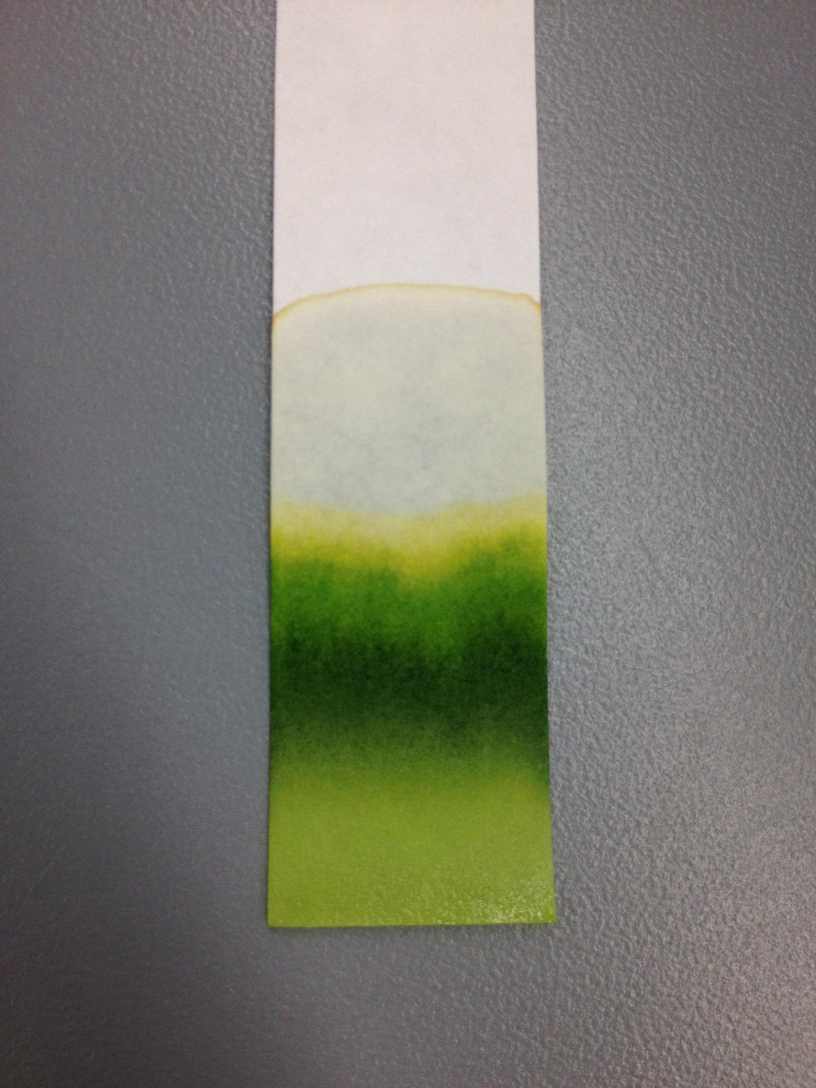
#> input picture chromatography_vision/images/c_1.jpg, 2448 x 3264 px (shown at 1/3 size)
$ jupyter execute --allow-errors code.ipynb   (older library calls are emulated)
#> lines starting #> are read from the running program, lines starting #| are printed output that depends on the picture; after the words box and inside, x2 and y2 are one past the last pixel; in counts of white or black regions, pixels touching at a corner belong together
[cell 1]
import numpy as np
import argparse
import cv2
import imutils
import matplotlib.pyplot as plt

[cell 2]
# load the image and compute the ratio of the old height
# to the new height, clone it, and resize it
image = cv2.imread("images/c_1.jpg")
#> image is the input picture: shape (3264, 2448, 3); mean B, G, R 112.7, 124, 123.9

gray = cv2.cvtColor(image, cv2.COLOR_BGR2GRAY)
# gray = cv2.GaussianBlur(gray, (1, 1), 0)

edged = cv2.Canny(gray, 20, 100)
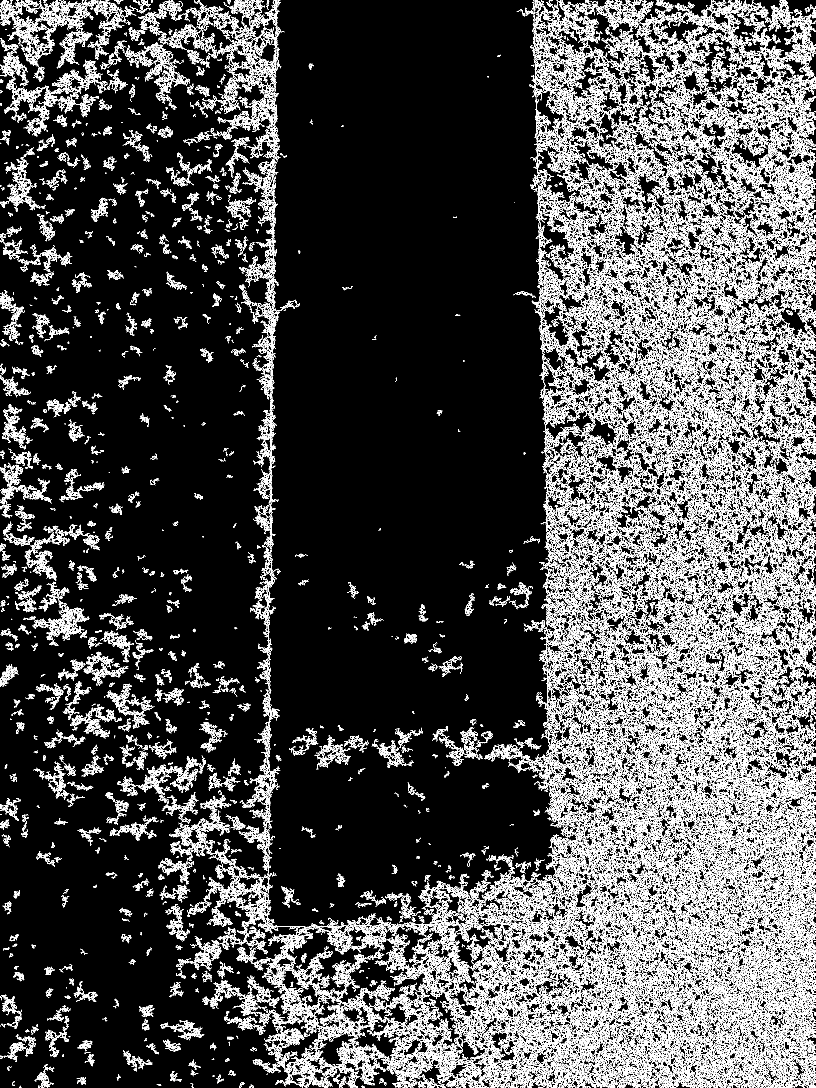
#> edged: shape (3264, 2448) (shown at 1/3 size); 13.4% white in thin lines or dots
print("STEP 1: Edge Detection")

plt.imshow(edged, cmap='gray')
plt.title("Edged image")
plt.xticks([]), plt.yticks([])
plt.show()

[cell 3]
#For better accuracy, use binary images. So before finding contours, apply threshold or canny edge detection.
img = cv2.imread('images/c_7.jpg')
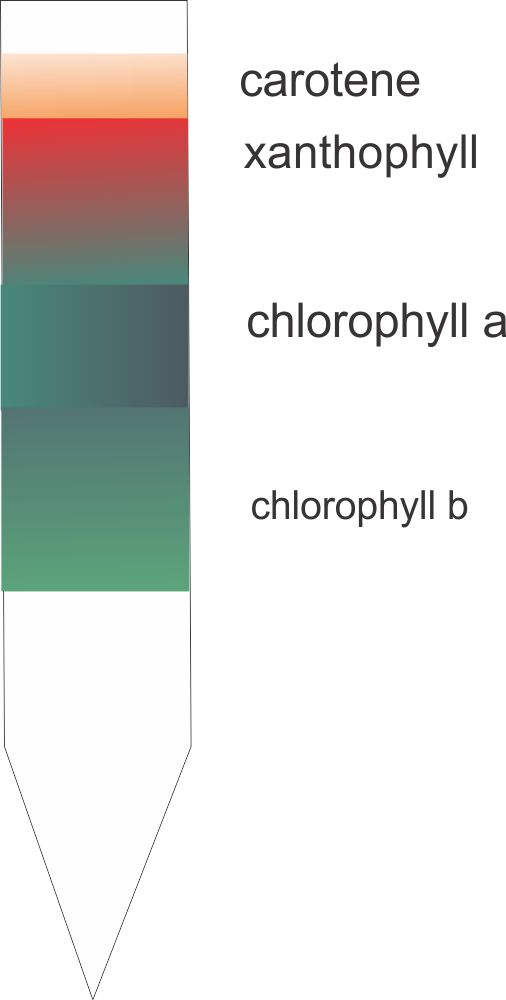
#> input picture chromatography_vision/images/c_7.jpg, 506 x 1000 px
#> img is the input picture: shape (1000, 506, 3); mean B, G, R 222.1, 224.9, 224.7
imgray = cv2.cvtColor(img, cv2.COLOR_BGR2GRAY)

ret, thresh = cv2.threshold(imgray, 127, 255, 0)
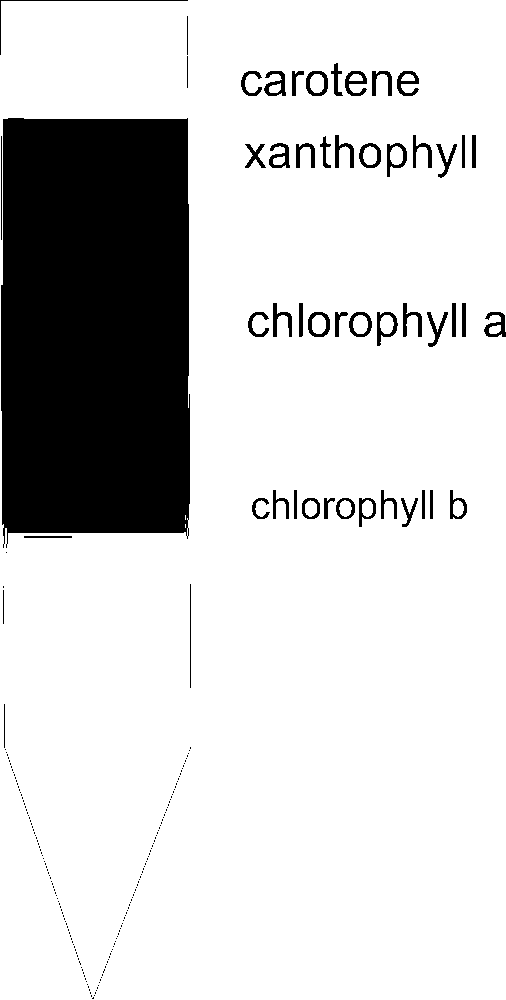
#> thresh: shape (1000, 506); 82.9% white; 237 black regions (185 under 20 px)
im2, contours, hierarchy = cv2.findContours(thresh, cv2.RETR_TREE, cv2.CHAIN_APPROX_SIMPLE)
#> contours = 259 contours, 193 with area under 20; largest, box (x1, y1, x2, y2) and area: (0, 0, 506, 1000) 503837, (0, 117, 191, 545) 78016, (376, 311, 399, 347) 542, (386, 142, 408, 178) 516, (305, 70, 329, 97) 511

#To draw all the contours in an image:
cv2.drawContours(img, contours, 5, (0,255,0), 3) # total 65 contours, mail are at 64 and 65
#> img: shape (1000, 506, 3); 0.01% of pixels changed, all inside (x1, y1, x2, y2) = (92, 989, 99, 997)

#To draw an individual contour, say 4th contour:
# cv2.drawContours(img, contours, 3, (0,255,0), 3)

#But most of the time, below method will be useful:
# cnt = contours[1]
# cv2.drawContours(img, [cnt], 0, (0,255,0), 3)

plt.imshow(img)
plt.xticks([]), plt.yticks([])
plt.show();

[cell 4]
import cv2
import numpy as np

cap = cv2.VideoCapture(0)

while(1):

    # Take each frame
    _, frame = cap.read()
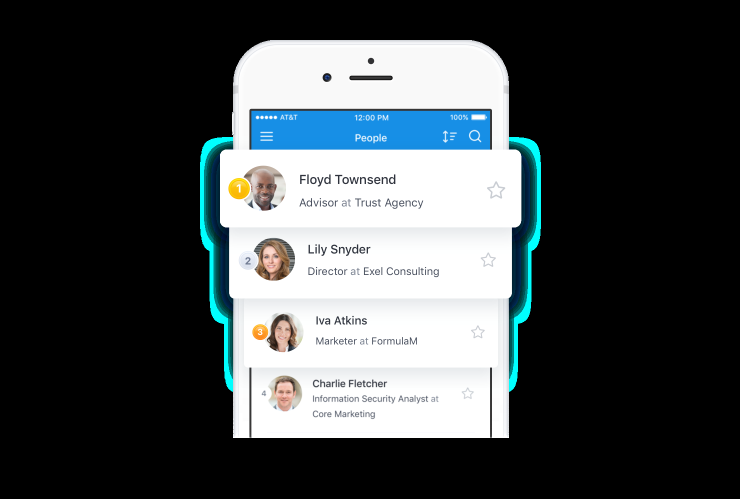
#> input picture Main-image-similar-to-email.png, 1480 x 998 px, given in place of the camera (shown at 1/2 size)
#> frame is the input picture: shape (998, 1480, 3); mean B, G, R 75.2, 73.1, 67.4

    # Convert BGR to HSV
    hsv = cv2.cvtColor(frame, cv2.COLOR_BGR2HSV)
#> hsv: shape (998, 1480, 3); mean H, S, V 13, 13.4, 76

    # define range of blue color in HSV
    lower_blue = np.array([110,50,50])
    upper_blue = np.array([130,255,255])

    # Threshold the HSV image to get only blue colors
    mask = cv2.inRange(hsv, lower_blue, upper_blue)
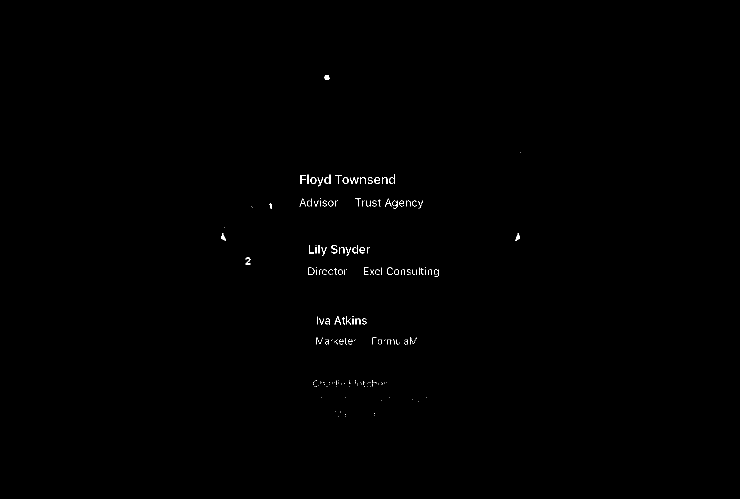
#> mask: shape (998, 1480) (shown at 1/2 size); 0.23% white in thin lines or dots, all inside (x1, y1, x2, y2) = (442, 150, 1041, 833)

    # Bitwise-AND mask and original image
    res = cv2.bitwise_and(frame,frame, mask= mask)

    cv2.imshow('frame',frame)
    cv2.imshow('mask',mask)
    cv2.imshow('res',res)
    k = cv2.waitKey(5) & 0xFF
#> (key Esc is pressed here)
    if k == 27:
        break

cv2.destroyAllWindows()

[cell 5]
#let's extract the brain

ret, markers = cv2.connectedComponents(thresh)
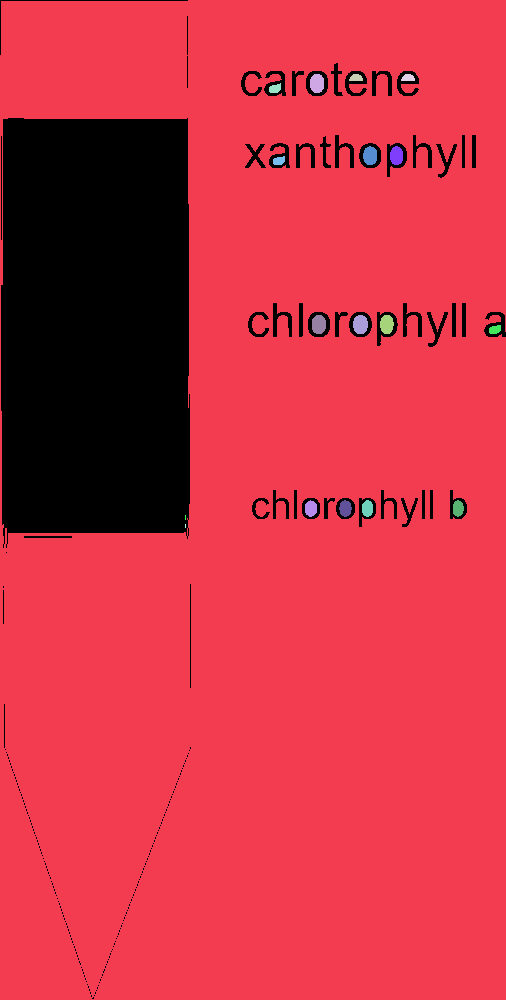
#> markers: shape (1000, 506) int32; 19 distinct labels, from 0 to 18; one colour per label, 0 black
#> ret = 19

#Get the area taken by each component. Ignore label 0 since this is the background.
marker_area = [np.sum(markers==m) for m in range(np.max(markers)) if m!=0]
#> marker_area = [416892, 226, 79, 79, 90, 217, 203, 86, 226, 235, 214, 88, 161, 164, 153, 146, 5]

#Get label of largest component by area
largest_component = np.argmax(marker_area)+1 #Add 1 since we dropped zero above
#> largest_component = 1

#Get pixels which correspond to the brain
# brain_mask = markers==largest_component

# brain_out = img.copy()
# #In a copy of the original image, clear those pixels that don't correspond to the brain
# brain_out[brain_mask==False] = (0,0,0)
#> (the rest of this cell did not finish here and is left out)

[cell 6]
# convert the image to grayscale, blur it, and find edges
# in the image
gray = cv2.cvtColor(image, cv2.COLOR_BGR2HSV)
#> gray: shape (3264, 2448, 3); mean H, S, V 79.6, 36.6, 128.1
gray = cv2.GaussianBlur(gray, (5, 5), 0)
#> gray: shape (3264, 2448, 3); mean H, S, V 79.6, 36.6, 128.1
edged = cv2.Canny(gray, 75, 200)
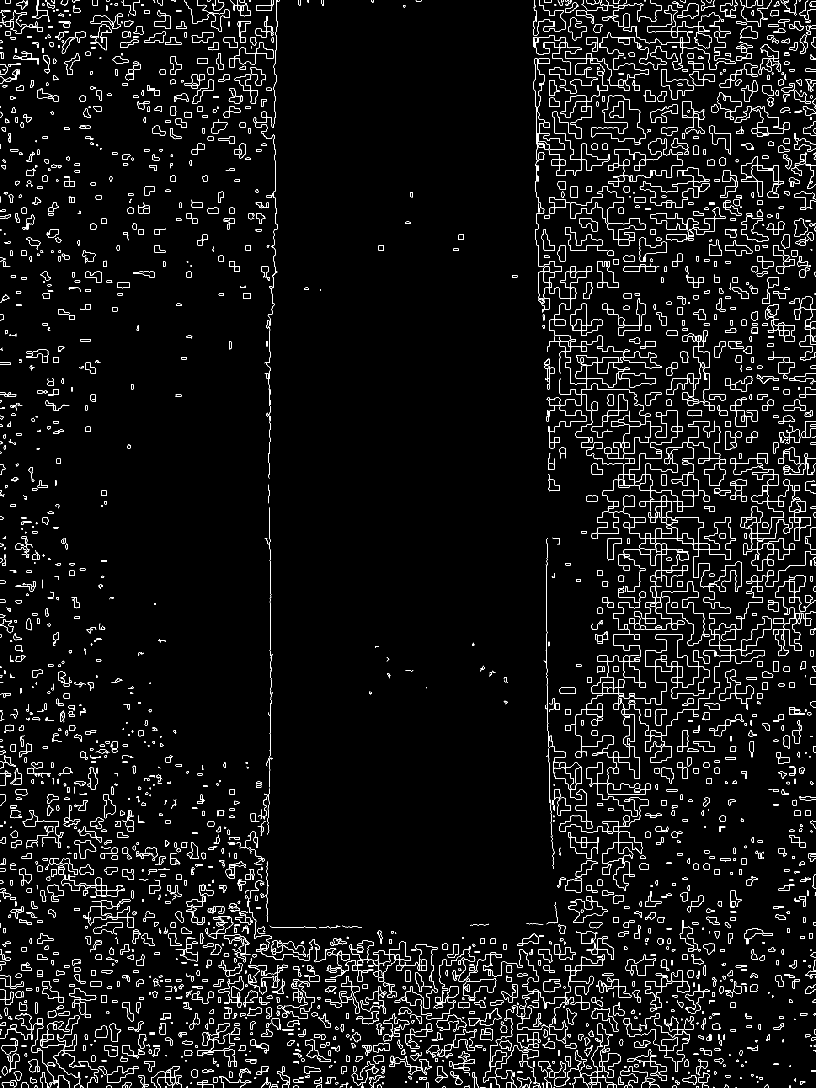
#> edged: shape (3264, 2448) (shown at 1/3 size); 3% white in thin lines or dots

plt.imshow(gray, cmap='gray')
plt.title("blurred image")
plt.xticks([]), plt.yticks([])
plt.show()

# show the original image and the edge detected image
print("STEP 1: Edge Detection")

plt.imshow(edged, cmap='gray')
plt.title("Edged image")
plt.xticks([]), plt.yticks([])
plt.show()

[cell 7]
def ShowImage(title,img,ctype):
  plt.figure(figsize=(8, 8))
  if ctype=='bgr':
    b,g,r = cv2.split(img)       # get b,g,r
    rgb_img = cv2.merge([r,g,b])     # switch it to rgb
    plt.imshow(rgb_img)
  elif ctype=='hsv':
    rgb = cv2.cvtColor(img,cv2.COLOR_HSV2RGB)
    plt.imshow(rgb)
  elif ctype=='gray':
    plt.imshow(img,cmap='gray')
  elif ctype=='rgb':
    plt.imshow(img)
  else:
    raise Exception("Unknown colour type")
  plt.axis('off')
  plt.title(title)
  plt.show()

[cell 8]
#Read in image
img = cv2.imread('images/c_1.jpg')
ShowImage('Chromatography output',img,'gray')

[cell 9]
#Read in image
hsv = cv2.cvtColor(img,cv2.COLOR_BGR2HSV)
ShowImage('Chromatography output',hsv,'gray')

[cell 10]
flags = [i for i in dir(cv2) if i.startswith('COLOR_')]
print(flags)

[cell 11]
# Make a histogram of the intensities in the grayscale image
plt.hist(gray.ravel(),256)
plt.show()
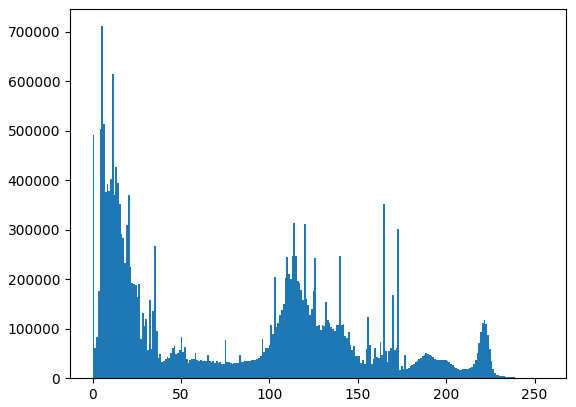
#> figure drawn by matplotlib, 1 panel; tallest bar 710811 high, from x = 4.98 to 5.98

[cell 12]
#let's extract the brain

ret, markers = cv2.connectedComponents(thresh)

#Get the area taken by each component. Ignore label 0 since this is the background.
marker_area = [np.sum(markers==m) for m in range(np.max(markers)) if m!=0]

#Get label of largest component by area
largest_component = np.argmax(marker_area)+1 #Add 1 since we dropped zero above

#Get pixels which correspond to the brain
# brain_mask = markers==largest_component

# brain_out = img.copy()
# #In a copy of the original image, clear those pixels that don't correspond to the brain
# brain_out[brain_mask==False] = (0,0,0)
#> (the rest of this cell did not finish here and is left out)
